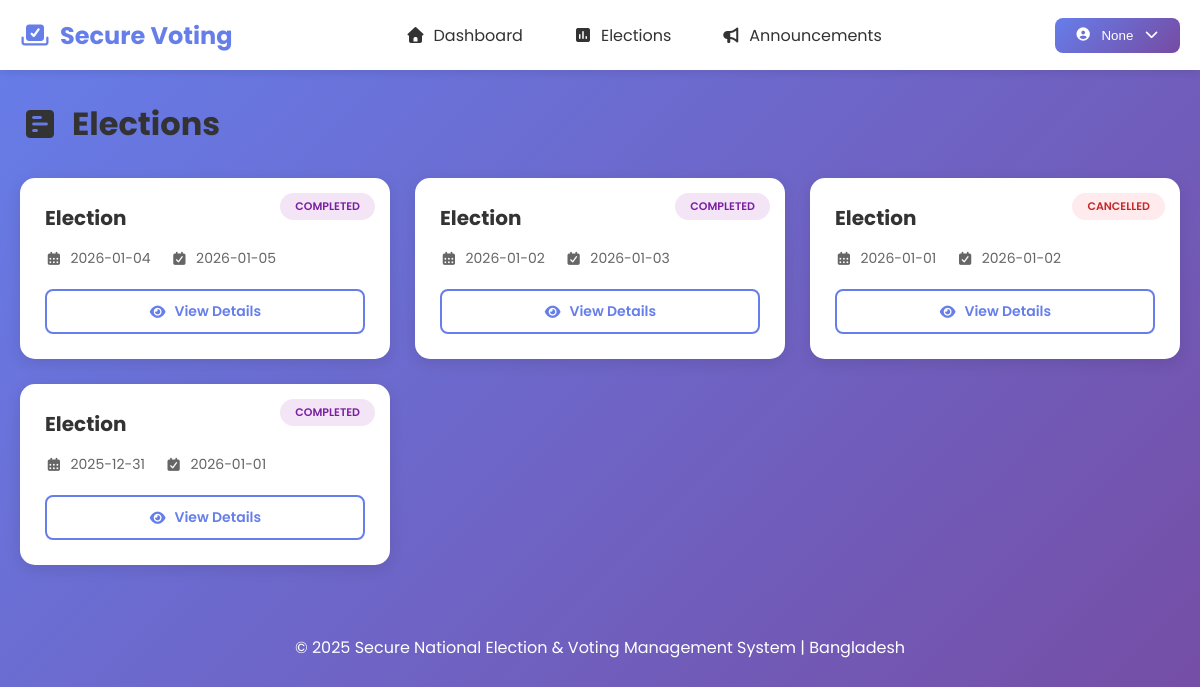
The app's page /election/ (signed in) with its own data.
### tables this page shows
CREATE TABLE elections (
            election_id TEXT PRIMARY KEY,
            title_encrypted TEXT NOT NULL,
            description_encrypted TEXT,
            start_date TEXT NOT NULL,
            end_date TEXT NOT NULL,
            created_by TEXT NOT NULL,
            status TEXT DEFAULT 'upcoming',
            created_at TEXT NOT NULL,
            FOREIGN KEY (created_by) REFERENCES users(user_id)
        );

### routes/election_routes.py (the view)
@election_bp.route('/')
@require_auth
def list_elections():
    user_id = session.get('user_id')
    role = session.get('role')
    elections = election_model.get_all_elections()
    for election in elections:
        try:
            election['title'] = encryption_middleware.decrypt_data(
                election['title_encrypted'],
                election['created_by']
            ) or "Election"
        except:
            election['title'] = "Election"
    return render_template('election/list.html', elections=elections, role=role)

### app.py (called while the page is built, shortened)
@app.template_filter('format_date_short')
def format_date_short(date_string):
    from datetime import datetime
    try:
        dt = datetime.fromisoformat(date_string)
        return dt.strftime('%Y-%m-%d')
    except:
        return date_string

@app.context_processor
def inject_user():
    if 'user_id' in session:
        return {
            'current_user': {
                'user_id': session.get('user_id'),
                'username': session.get('username'),
                'role': session.get('role'),
                'is_verified': session.get('is_verified')
            }
        }
    return {'current_user': None}

@app.before_request
def before_request():
    from datetime import timedelta
    from auth.session_manager import SessionManager
    from config import Config
    if request.endpoint and (
        request.endpoint.startswith('static') or
        request.endpoint.startswith('auth.') or
        request.endpoint == 'index' or
        request.endpoint == 'about' or
        request.endpoint == 'contact'
    ):
        return None
    if 'user_id' in session:
        if session.get('remember_me'):
            app.permanent_session_lifetime = timedelta(days=30)
            session.permanent = True
        else:
            app.permanent_session_lifetime = timedelta(seconds=app.config['SESSION_LIFETIME'])
            session.permanent = True
    else:
        app.permanent_session_lifetime = timedelta(seconds=app.config['SESSION_LIFETIME'])

@app.after_request
def after_request(response):
    response.headers['X-Content-Type-Options'] = 'nosniff'
    response.headers['X-Frame-Options'] = 'SAMEORIGIN'
    response.headers['X-XSS-Protection'] = '1; mode=block'
    return response

### templates/election/list.html (shortened to what this page needs)
{% extends "base.html" %}
{% block content %}
<div class="container">
    <div class="page-header">
        <h1><i class="fas fa-poll-h"></i> Elections</h1>
    </div>
    <div class="elections-grid">
        {% if elections %}
            {% for election in elections %}
            <div class="election-card">
                <div class="election-status status-{{ election.status }}">
                    {{ election.status|upper }}
                </div>
                <h3>{{ election.title }}</h3>
                <div class="election-dates">
                    <div class="date-item">
                        <i class="fas fa-calendar-alt"></i>
                        <span>{{ election.start_date|format_date_short }}</span>
                    </div>
                    <div class="date-item">
                        <i class="fas fa-calendar-check"></i>
                        <span>{{ election.end_date|format_date_short }}</span>
                    </div>
                </div>
                <div class="election-actions">
                    <a href="{{ url_for('election.view_election', election_id=election.election_id) }}"
                       class="btn-outline">
                        <i class="fas fa-eye"></i> View Details
                    </a>
                </div>
            </div>
            {% endfor %}
        {% else %}
            <div class="empty-state">
                <i class="fas fa-inbox"></i>
                <h3>No Elections Available</h3>
                <p>There are no elections at the moment.</p>
            </div>
        {% endif %}
    </div>
</div>
{% endblock %}

### templates/base.html (shortened to what this page needs)
<!DOCTYPE html>
<html lang="en">
<head>
    <link rel="stylesheet" href="https://cdnjs.cloudflare.com/ajax/libs/font-awesome/7.0.1/css/all.min.css"
 />
    <link rel="stylesheet" href="{{ url_for('static', filename='css/style.css') }}">
</head>
<body>
    {% if current_user %}
    <nav class="main-nav">
        <div class="nav-container">
            <div class="nav-logo">
                <i class="fas fa-vote-yea"></i>
                <span>Secure Voting</span>
            </div>
            <ul class="nav-menu">
                <li><a href="{{ url_for('user.dashboard') }}"><i class="fas fa-home"></i> Dashboard</a></li>
                <li><a href="{{ url_for('election.list_elections') }}"><i class="fas fa-poll"></i> Elections</a></li>
                <li><a href="{{ url_for('post.list_posts') }}"><i class="fas fa-bullhorn"></i> Announcements</a></li>
            </ul>
            <div class="nav-user">
                <div class="user-dropdown">
                    <button class="user-btn">
                        <i class="fas fa-user-circle"></i>
                        <span>{{ current_user.username }}</span>
                        <i class="fas fa-chevron-down"></i>
                    </button>
                </div>
            </div>
        </div>
    </nav>
    {% endif %}
    <main class="main-content">
        {% block content %}{% endblock %}
    </main>
    <footer class="main-footer">
        <p>&copy; 2025 Secure National Election & Voting Management System | Bangladesh</p>
    </footer>
</body>
</html>

### static/css/style.css (style rules this page uses)
* { margin: 0; padding: 0; box-sizing: border-box; }
body { font-family: 'Poppins', sans-serif; background: linear-gradient(135deg, #667eea 0%, #764ba2 100%); min-height: 100vh; }
.main-nav { background: white; box-shadow: 0 2px 10px rgba(0, 0, 0, 0.1); position: sticky; top: 0; z-index: 1000; }
.nav-container { max-width: 1400px; margin: 0 auto; padding: 0 20px; display: flex; align-items: center; justify-content: space-between; height: 70px; }
.nav-logo { display: flex; align-items: center; gap: 10px; font-size: 24px; font-weight: 700; color: #667eea; }
.nav-menu { display: flex; list-style: none; gap: 10px; }
.nav-menu a { padding: 10px 20px; text-decoration: none; color: #333; border-radius: 8px; transition: all 0.3s ease; display: flex; align-items: center; gap: 8px; }
.user-dropdown { position: relative; }
.user-btn { display: flex; align-items: center; gap: 10px; padding: 10px 20px; background: linear-gradient(135deg, #667eea, #764ba2); color: white; border: none; border-radius: 8px; cursor: pointer; transition: all 0.3s ease; }
.main-content { max-width: 1400px; margin: 30px auto; padding: 0 20px; }
.main-footer { text-align: center; padding: 20px; color: white; margin-top: 50px; }

### templates/election/list.html (style rules this page uses)
.page-header { display: flex; justify-content: space-between; align-items: center; margin-bottom: 30px; }
.page-header h1 { font-size: 32px; color: #333; display: flex; align-items: center; gap: 12px; margin: 0; }
.elections-grid { display: grid; grid-template-columns: repeat(auto-fill, minmax(350px, 1fr)); gap: 25px; }
.election-card { background: white; border-radius: 15px; padding: 25px; box-shadow: 0 4px 15px rgba(0, 0, 0, 0.1); transition: all 0.3s ease; position: relative; }
.election-status { position: absolute; top: 15px; right: 15px; padding: 5px 15px; border-radius: 20px; font-size: 11px; font-weight: 600; text-transform: uppercase; }
.status-completed { background: #f3e5f5; color: #7b1fa2; }
.status-cancelled { background: #ffebee; color: #c62828; }
.election-card h3 { font-size: 20px; color: #333; margin-bottom: 15px; padding-right: 80px; }
.election-dates { display: flex; gap: 20px; margin-bottom: 20px; }
.date-item { display: flex; align-items: center; gap: 8px; color: #666; font-size: 14px; }
.election-actions { display: flex; gap: 10px; }
.btn-outline { flex: 1; padding: 10px 20px; border: 2px solid #667eea; background: white; color: #667eea; border-radius: 8px; text-decoration: none; text-align: center; font-weight: 600; font-size: 14px; display: inline-flex; align-items: center; justify-content: center; gap: 8px; transition: all 0.3s ease; }

### records on screen
elections: status "COMPLETED", title "Election", start_date "2026-01-04", end_date "2026-01-05"
elections: status "COMPLETED", title "Election", start_date "2026-01-02", end_date "2026-01-03"
elections: status "CANCELLED", title "Election", start_date "2026-01-01", end_date "2026-01-02"
elections: status "COMPLETED", title "Election", start_date "2025-12-31", end_date "2026-01-01"

### other values on screen
{{ current_user.username }} "None"
